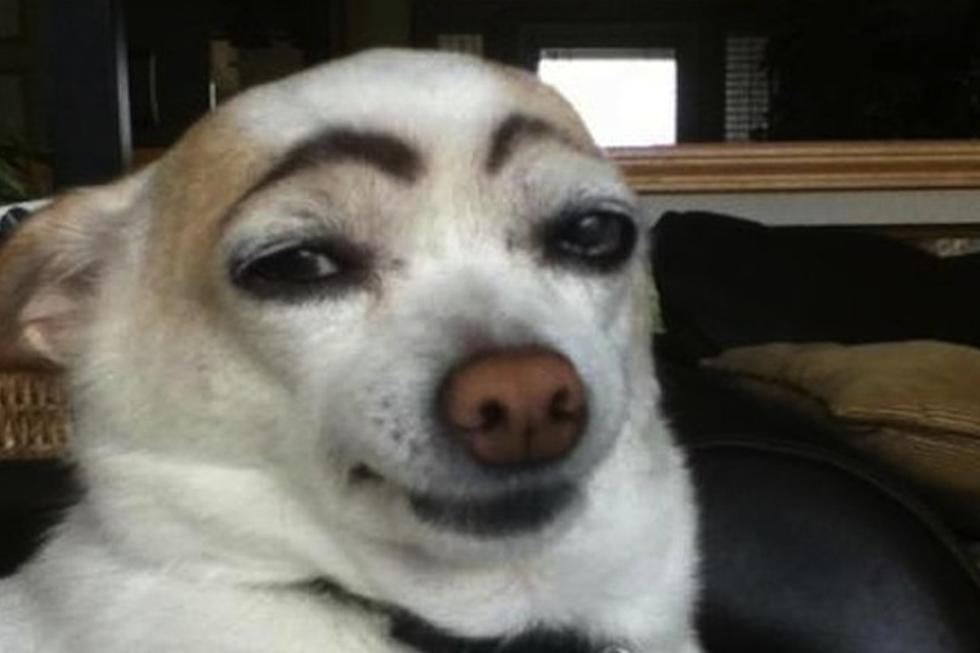
#> input picture IOT - Módulo II/Aula 6/dog.jpg, 980 x 653 px
$ python Exemplo7.py
#> lines starting #> are read from the running program, lines starting #| are printed output that depends on the picture
# -*- coding: utf-8 -*-
"""
Created on Thu Jul  9 11:15:47 2020

@author: T-Gamer
"""


import cv2
img = cv2.imread('dog.jpg')
#> img is the input picture: shape (653, 980, 3); mean B, G, R 86, 94, 96.8
img_hsv = cv2.cvtColor(img,cv2.COLOR_BGR2HSV)
#> img_hsv: shape (653, 980, 3); mean H, S, V 37.8, 54.6, 98
img_gray = cv2.cvtColor(img,cv2.COLOR_BGR2GRAY)
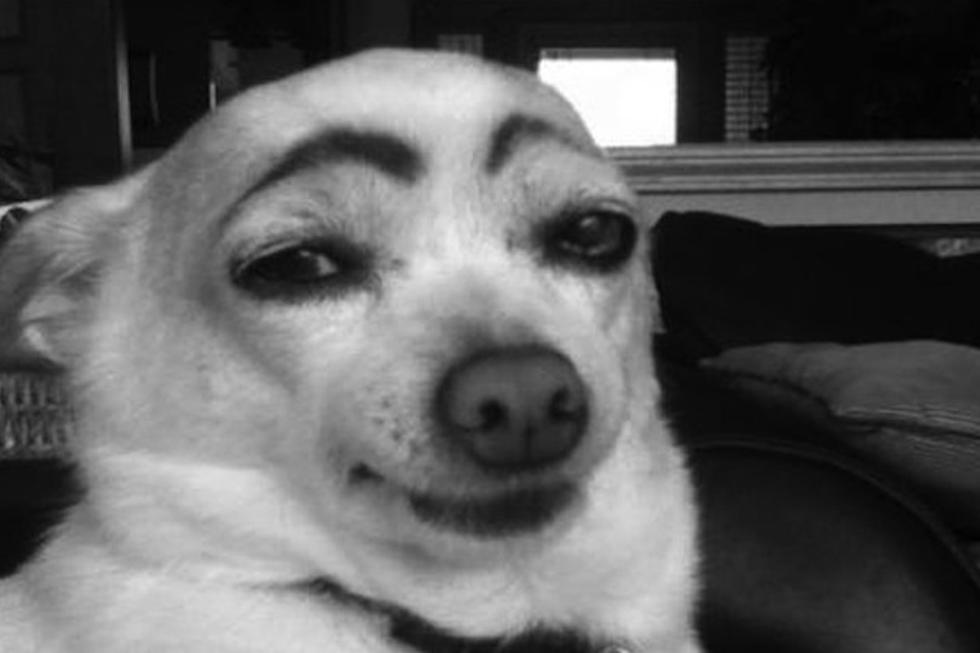
#> img_gray: shape (653, 980); min 0, max 255, mean 93.9
cv2.imshow('Original',img)
cv2.imshow('HSV',img_hsv)
cv2.imshow('Gray',img_gray)

cv2.waitKey(0) & 0xFF
cv2.destroyAllWindows()
